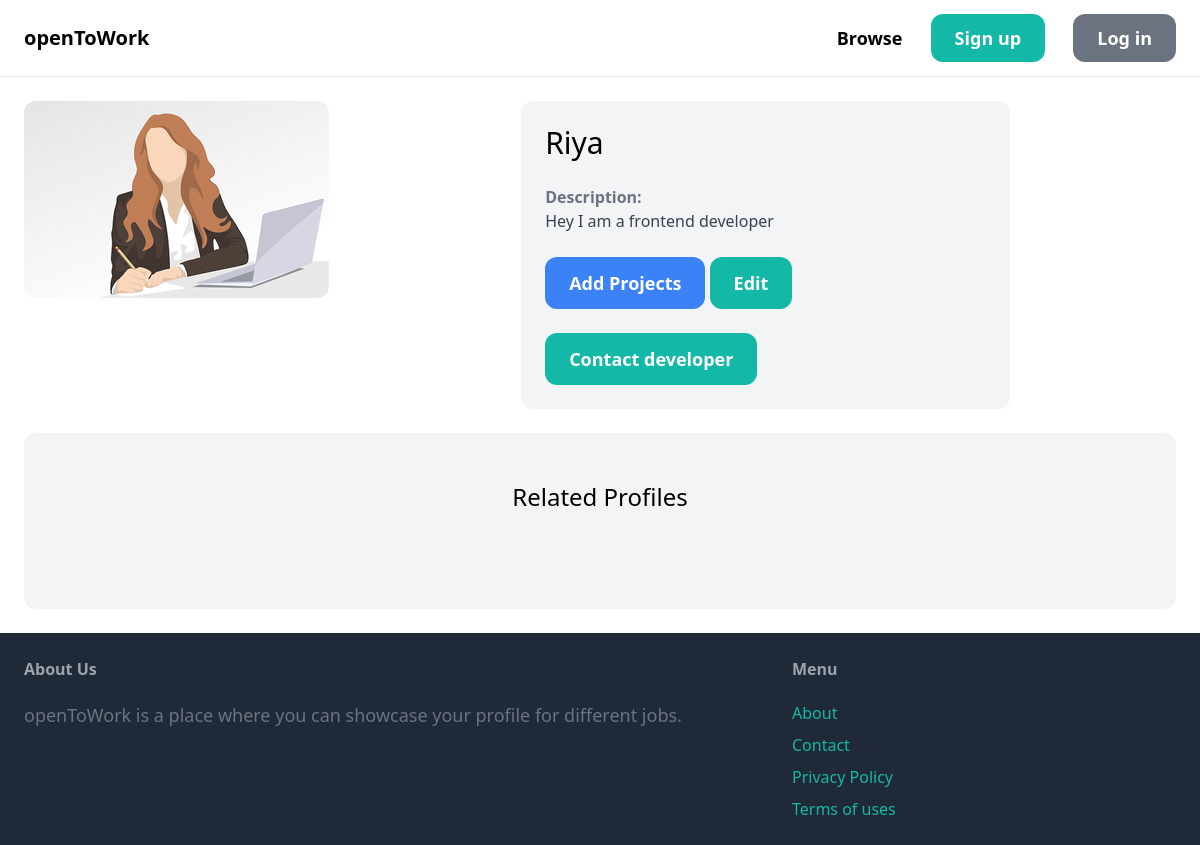
Screenshot of /item/1/ with the database file from the repository.
### item/models.py (models this page shows, shortened)
class Item(models.Model):
    category=models.ForeignKey(Category, related_name='items',on_delete=models.CASCADE)
    name = models.CharField(max_length=255)
    description = models.TextField(blank=True, null=True)
    is_open_for_part_time_work =models.BooleanField(default=False)
    is_open_for_full_time_work =models.BooleanField(default=False)
    is_open_for_gigs =models.BooleanField(default=False)
    is_open_for_internships =models.BooleanField(default=False)
    image=models.ImageField(upload_to='item_images',blank=True, null=True)
    video = models.FileField(upload_to='item_videos', blank=True, null=True)

### item/views.py (the view)
# urls.py: path('<int:pk>/' , views.detail , name='detail'),
def detail(request,pk):
    item = get_object_or_404(Item ,pk=pk)
    related_items = Item.objects.filter(category=item.category).exclude(pk=pk)[0:3]
    return render(request,'item/detail.html',{
        'item':item ,
        'related_items' :related_items
        })

### item/templates/item/detail.html (shortened to what this page needs)
{% extends 'core/base.html' %}
{% block content %}
<div class="grid grid-cols-7 gap-2">
    <div class="col-span-3">
        <img src="{{ item.image.url }}" class = "rounded-xl">
    </div>
    <div class="col-span-3 p-6 bg-gray-100 rounded-xl">
        <h1 class=" mb-6 text-3xl ">{{item.name}}</h1>
        {% if item.description %}
            <p class="text-gray-700">
                <strong class="text-gray-500">Description: </strong><br>
                {{item.description}}
            </p>
        {% endif %}
    <a href="{% url 'item:edit_project' item.id %}" class="inline-block mt-6 px-6 py-3 text-lg font-semibold bg-blue-500 text-white rounded-xl hover:bg-teal-700">Add Projects</a>
        <a href="{% url 'item:edit' item.id %}" class="inline-block mt-6 px-6 py-3 text-lg font-semibold bg-teal-500 text-white rounded-xl">Edit</a>
        <a href="#" class="inline-block mt-6 px-6 py-3 text-lg font-semibold bg-teal-500 text-white rounded-xl hover:bg-teal-700">Contact developer </a>
    </div>
</div>
<div class="mt-6 px-6 py-12 bg-gray-100 rounded-xl">
    <h2 class="mb-12 text-2xl text-center">Related Profiles</h2>
</div>
{% endblock %}

### rows the page displays
Item: image (picture), name "Riya", description "Hey I am a frontend developer"
